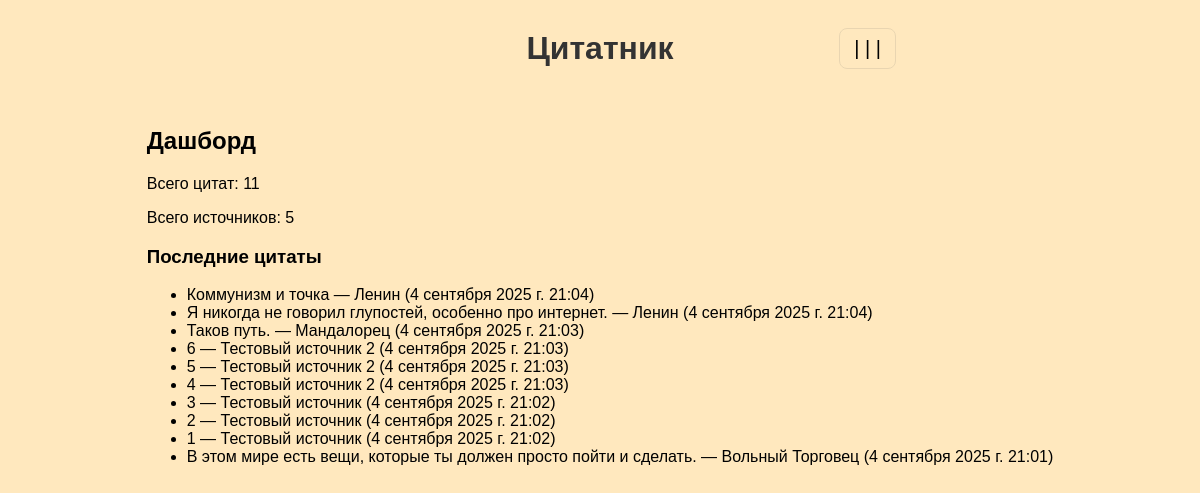
The app's page /dashboard/ (signed in) with its own data.
### quotes/models.py (models this page shows, shortened)
class Quote(models.Model):
    source = models.ForeignKey(Source, on_delete=models.CASCADE, related_name='quotes')
    text = models.TextField(unique=True)
    weight = models.PositiveIntegerField(default=1)
    views = models.PositiveIntegerField(default=0)
    likes = models.IntegerField(default=0)
    dislikes = models.IntegerField(default=0)
    created_at = models.DateTimeField(auto_now_add=True)
    class Meta:
        ordering = ['-likes', '-views']

class Source(models.Model):
    SOURCE_TYPES = [
        ('book', 'Книга'),
        ('movie', 'Фильм'),
        ('series', 'Сериал'),
        ('other', 'Другое'),
    ]
    name = models.CharField(max_length=200, unique=True)
    type = models.CharField(max_length=20, choices=SOURCE_TYPES, default='other')

### quotes/views.py (the view)
# urls.py: path('dashboard/', views.dashboard, name='dashboard'),
def dashboard(request):
    total = Quote.objects.count()
    total_sources = sum(1 for _ in set(q.source_id for q in Quote.objects.all()))
    latest = Quote.objects.order_by('-created_at')[:10]
    return render(request, 'quotes/dashboard.html', {'total': total, 'total_sources': total_sources, 'latest': latest})

### quotes/templates/quotes/dashboard.html
{% extends 'quotes/base.html' %}
{% block content %}
    <h2>Дашборд</h2>
    <p>Всего цитат: {{ total }}</p>
    <p>Всего источников: {{ total_sources }}</p>
    <h3>Последние цитаты</h3>
    <ul>
        {% for q in latest %}
            <li>{{ q.text|truncatechars:120 }} — {{ q.source.name }} ({{ q.created_at }})</li>
        {% empty %}
            <li>Нет цитат</li>
        {% endfor %}
    </ul>
{% endblock %}

### quotes/static/quotes/styles.css (style rules this page uses)
body { margin: 0; min-height: 100vh; display: flex; flex-direction: column; align-items: center; background: #ffe8be; font-family: Arial, sans-serif; }

### records on screen
Quote: text "Коммунизм и точка", source.name "Ленин", created_at "4 сентября 2025 г. 21:04"
Quote: text "Я никогда не говорил глупостей, особенно про интернет.", source.name "Ленин", created_at "4 сентября 2025 г. 21:04"
Quote: text "Таков путь.", source.name "Мандалорец", created_at "4 сентября 2025 г. 21:03"
Quote: text "6", source.name "Тестовый источник 2", created_at "4 сентября 2025 г. 21:03"
Quote: text "5", source.name "Тестовый источник 2", created_at "4 сентября 2025 г. 21:03"
Quote: text "4", source.name "Тестовый источник 2", created_at "4 сентября 2025 г. 21:03"
Quote: text "3", source.name "Тестовый источник", created_at "4 сентября 2025 г. 21:02"
Quote: text "2", source.name "Тестовый источник", created_at "4 сентября 2025 г. 21:02"
Quote: text "1", source.name "Тестовый источник", created_at "4 сентября 2025 г. 21:02"
Quote: text "В этом мире есть вещи, которые ты должен просто пойти и сделать.", source.name "Вольный Торговец", created_at "4 сентября 2025 г. 21:01"

### other values on screen
{{ total }} "11"
{{ total_sources }} "5"
